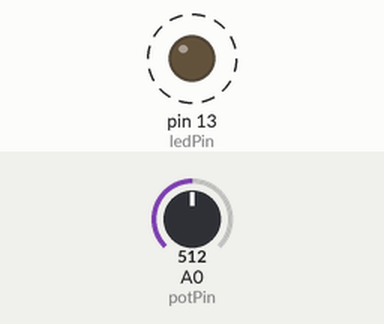
Bench run of a sketch on a simulated Arduino Uno, built with avr-gcc and run on an emulated ATmega328P. Parts: output pins drawn as LEDs (lit = HIGH). Dashed ring = blinking. Inputs (shaded band) come from the test bench; at power-on: A0 (potPin) = 512.

Above: at 1.8 s.
1.9 s: A0 (potPin) set to 0
At 2.6 s:
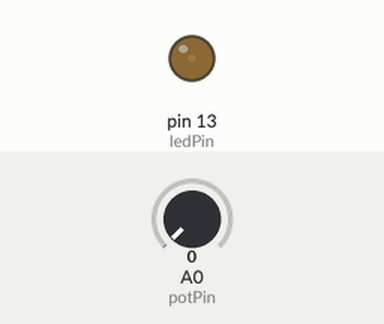
3.6 s: A0 (potPin) set to 122
At 3.9 s:
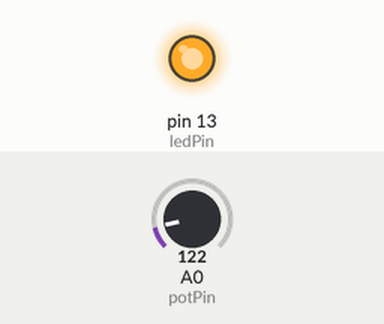
Timing chart, 0 to 13.1 s (numbered marks = the images above; inputs shaded):
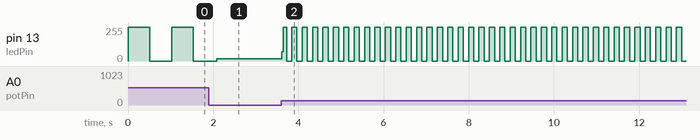

Measured:
- after the input at 3.6 s, pin 13 (ledPin): 16/255 → 69/255 at once, then moves between 0/255 and 255/255, repeating every 0.24 s
- by itself, pin 13 (ledPin): alternates 255/255 for 0.51 s and 0/255 for 0.51 s

The sketch:

07.ino
```cpp
int potPin = A0;
int ledPin = 13;
int sensorValue = 0;

void setup() {
  pinMode(ledPin, OUTPUT);
}

void loop() {
  sensorValue = analogRead(potPin); // Read potentiometer (0 to 1023)
  digitalWrite(ledPin, HIGH);
  delay(sensorValue);               // Delay based on dial position
  digitalWrite(ledPin, LOW);
  delay(sensorValue);
}
```
